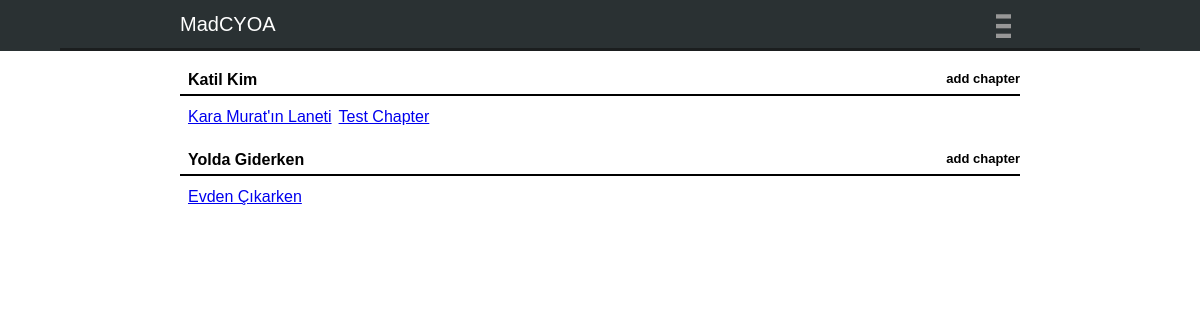
Screenshot of /accounts/stories/ (signed in) with the database file from the repository.
### stories/models.py (models this page shows, shortened)
class Displayable(models.Model):
    name = models.CharField(max_length=100, null=True, blank=True)
    slug = AutoSlugField(populate_from="name", unique=True, null=True, blank=True)
    text = models.TextField(null=True, blank=True)
    sort_order = models.IntegerField(default=1)
    class Meta:
        abstract = True
        ordering = ("sort_order",)
    def __unicode__(self):
        return u"%s" % self.name

class Story(Displayable):
    owner = models.ForeignKey(settings.AUTH_USER_MODEL, null=True, blank=True)

class Chapter(Displayable):
    story = models.ForeignKey(Story, related_name="related_chapters")

### accounts/views.py (the view)
def my_stories(request):
    stories = Story.objects.filter(owner=request.user)
    return render(request, "accounts/my_stories.html", {"stories": stories})

### templates/accounts/my_stories.html
{% extends "base.html" %}
{% block pageContent %}
<div class="my-stories">
{% if stories %}
	{% for story in stories %}
	<div class="story-item">
		<div class="story-name">
			<span>{{ story}}</span>
			<a href="{% url 'create-chapter' story.slug %}">add chapter</a>
		</div>
		<div class="story-chapters">
			{% if story.related_chapters.all %}
				{% for chapter in story.related_chapters.all %}
					<div class="chapter-detail">
						<a href="{% url 'chapter-detail' chapter.slug %}">{{ chapter.name }}</a>
					</div>
				{% endfor %}
			{% else %}
				<div>No chapters yet.</div>
			{% endif %}
		</div>
	</div>
	{% endfor %}
{% else %}
	<span>You do not have any stories. <a href="{% url 'create-story' %}">Create one ?</a></span>
{% endif %}
</div>
{% endblock %}

### static/css/style.css (style rules this page uses)
* { margin: 0; padding: 0; font-family: "Lucida Sans Unicode", "Lucida Grande", sans-serif; }
.story-item { margin-bottom: 20px; }
.story-name { font-weight: bold; padding: 5px 0; border-bottom: 2px solid #000; }
.story-name span { padding: 0 8px; }
.story-name a { float: right; text-decoration: none; color: #000; font-size: 13px; }
.story-chapters { padding: 12px 0 0 8px; width: 100%; overflow: auto; }
.chapter-detail { margin-right: 7px; float: left; }

### rows the page displays
Story: name "Katil Kim"
Chapter: name "Kara Murat'ın Laneti"
Chapter: name "Test Chapter"
Story: name "Yolda Giderken"
Chapter: name "Evden Çıkarken"
